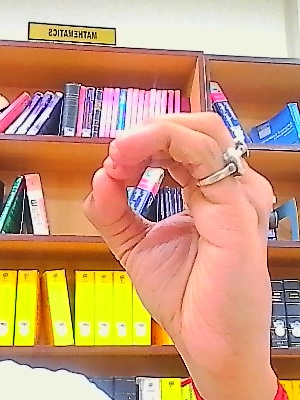
#> input picture data/train/0/10.jpg, 300 x 400 px; its folder holds only this picture in this run
$ python preprocessing.py
#> lines starting #> are read from the running program, lines starting #| are printed output that depends on the picture
import numpy as np
import cv2
import os
from image_processing import func

# Create directories if they do not exist
os.makedirs("Source Code/data2/train", exist_ok=True)
os.makedirs("Source Code/data2/test", exist_ok=True)

path = "data/train"
path1 = "Source Code/data2"

total_images_processed = 0
images_saved_train = 0
images_saved_test = 0

for dirpath, dirnames, filenames in os.walk(path):
    for dirname in dirnames:
        print(f"Processing class: {dirname}")

        train_dir = os.path.join(path1, "train", dirname)
        test_dir = os.path.join(path1, "test", dirname)

        # Create directories if they do not exist
        os.makedirs(train_dir, exist_ok=True)
        os.makedirs(test_dir, exist_ok=True)

        files = [f for f in os.listdir(os.path.join(path, dirname)) if os.path.isfile(os.path.join(path, dirname, f))]
        num_files = len(files)
        num_train = int(0.75 * num_files)  # 75% for training
        num_test = num_files - num_train    # Remaining for testing

        for idx, file in enumerate(files):
            actual_path = os.path.join(path, dirname, file)
            actual_path1 = os.path.join(train_dir, file)
            actual_path2 = os.path.join(test_dir, file)

            # Load image in grayscale
            img = cv2.imread(actual_path, cv2.IMREAD_GRAYSCALE)
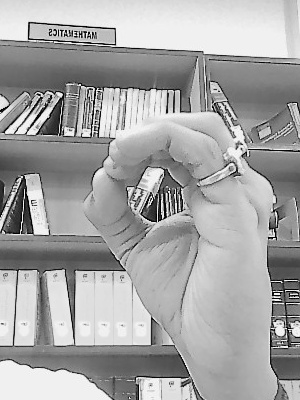
#> img: shape (400, 300); min 0, max 255, mean 164.9

            # Process image using the custom function
#> (the run stopped early here; a loop or call above may not have finished)

$ run again, on data/train/1/1.jpg
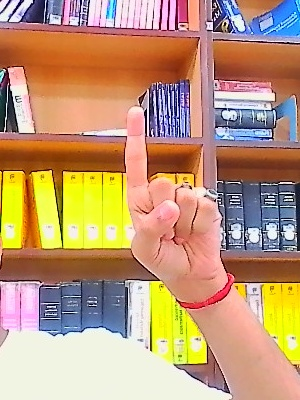
#> input picture data/train/1/1.jpg, 300 x 400 px
#> `img = cv2.imread(actual_path, cv2.IMREAD_GRAYSCALE)`:
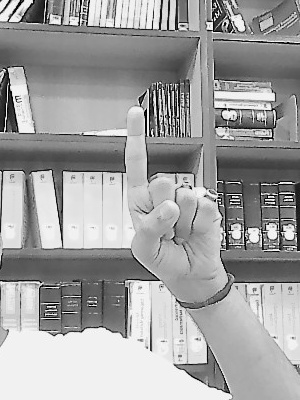
#> img: shape (400, 300); min 0, max 255, mean 160.3

$ run again, on data/train/2/1.jpg
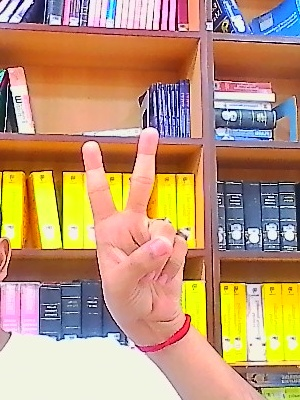
#> input picture data/train/2/1.jpg, 300 x 400 px
#> `img = cv2.imread(actual_path, cv2.IMREAD_GRAYSCALE)`:
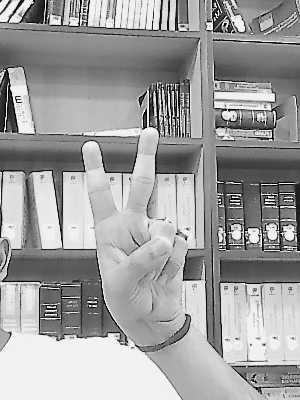
#> img: shape (400, 300); min 0, max 255, mean 158.8

$ run again, on data/train/0/13.jpg
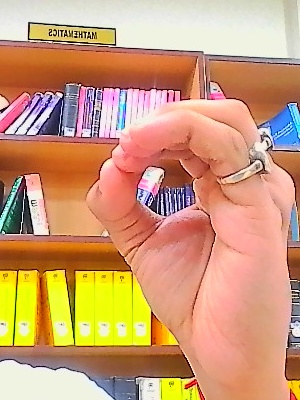
#> input picture data/train/0/13.jpg, 300 x 400 px
#> `img = cv2.imread(actual_path, cv2.IMREAD_GRAYSCALE)`:
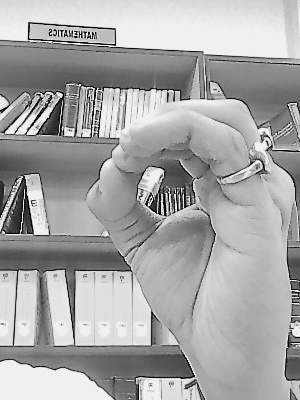
#> img: shape (400, 300); min 0, max 255, mean 166.5
